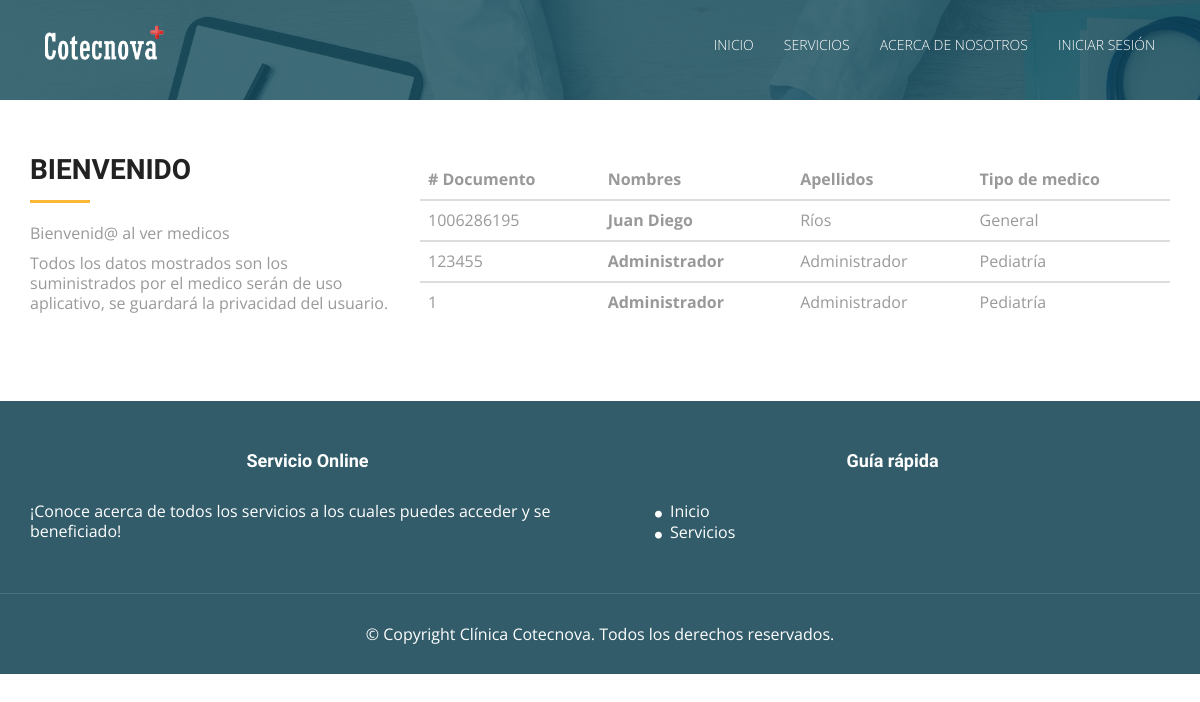
/ver_medico.php, run on the app's committed database.
### tables this page shows
CREATE TABLE IF NOT EXISTS `medicos` (
  `id_medico` int(11) NOT NULL COMMENT 'Clave primaria de la tabla medico',
  `numero_documento` varchar(30) NOT NULL COMMENT 'Numero de identificacion del documento de la persona',
  `nombre_completo` varchar(100) NOT NULL COMMENT 'nombre completo de la persona',
  `apellidos` varchar(100) NOT NULL COMMENT 'apellidos de la persona',
  `contrasena` varchar(150) NOT NULL COMMENT 'contraseña encriptadda por md5',
  `tipo_documento_id` int(11) NOT NULL,
  `estado_civil_id` int(11) NOT NULL,
  `tipos_medicos_id` int(11) NOT NULL,
  `tipo_Usuario_id` int(11) NOT NULL,
  `estado` int(11) NOT NULL COMMENT 'estado para ver si esta eliminado el usuario. 1. activo 2.inactivo'
);

CREATE TABLE IF NOT EXISTS `tipos_medicos` (
  `id_tipo_medico` int(11) NOT NULL,
  `nombre` varchar(50) NOT NULL
);

### Modelo/MySQL.php (called while the page is built, shortened)
<?php
class MySQL{
    private $hostname  = "127.0.0.1";
    private $user = "root";
    private $password = "";
    private $database = "clinica_cotecnova";
    private $conexion;
    public function conectar(){
        $this->conexion = mysqli_connect($this->hostname, $this->user, $this->password, $this->database);
    }
    public function efectuarConsulta($consulta){
        mysqli_query($this->conexion, "SET lc_time_names = 'es_ES'" );
        mysqli_query($this->conexion, "SET NAMES 'utf8'");
        mysqli_query($this->conexion, "SET CHARACTER 'utf8'");
       $this->resultadoConsulta = mysqli_query($this->conexion, $consulta);
        return $this->resultadoConsulta;
    }
}

### ver_medico.php (the view, shortened to what this page needs)
<!DOCTYPE html>
<html lang="en">
<head>
  <link rel="stylesheet" type="text/css" href="css/font-awesome.min.css">
  <link rel="stylesheet" type="text/css" href="css/bootstrap.min.css">
  <link rel="stylesheet" type="text/css" href="css/style.css">
  <link rel="stylesheet" type="text/css" href="css/style2.css">
</head>
<body id="myPage" data-spy="scroll" data-target=".navbar" data-offset="60">
  <div id="container">
  <?php
  include("header_index.php");
  ?>
  <?php
    require_once 'Modelo/MySQL.php';
    $mysql = new MySQL;
    $mysql->conectar();
    $consulta = $mysql->efectuarConsulta("SELECT clinica_cotecnova.medicos.numero_documento, clinica_cotecnova.medicos.nombre_completo, clinica_cotecnova.medicos.apellidos ,  clinica_cotecnova.tipos_medicos.nombre from medicos join tipos_medicos  on clinica_cotecnova.medicos.tipos_medicos_id = clinica_cotecnova.tipos_medicos.id_tipo_medico");
    ?>
  </div>
  <section id="service" class="section-padding">
    <div class="container">
      <div class="row">
        <div class="col-md-4 col-sm-4">
          <h2 class="ser-title">Bienvenido</h2>
          <hr class="botm-line">
          <p>Bienvenid@ al ver medicos</p>
          <p>Todos los datos mostrados son los suministrados por el medico ser&aacute;n de uso aplicativo, se guardar&aacute; la privacidad del usuario.</p>
        </div>
        <div class="col-md-8 col-sm-8">
          <div class="card">
            <div class="card-body">
              <form class="form-horizontal form-material">
              <table class="table table-hover">
                  <thead>
                    <tr>
                      <th scope="col"># Documento</th>
                      <th scope="col">Nombres</th>
                      <th scope="col">Apellidos</th>
                      <th scope="col">Tipo de medico</th>
                    </tr>
                  </thead>
                  <?php
                    while ($resultado= mysqli_fetch_assoc($consulta)){
                  ?>
                  <tbody>
                    <tr>
                      <td><?php echo $resultado['numero_documento'] ?></td>
                      <th scope="row"><?php echo $resultado['nombre_completo'] ?></th>
                      <td><?php echo $resultado['apellidos'] ?></td>
                      <td><?php echo $resultado['nombre'] ?></td>
                    </tr>
                  </tbody>
                  <?php
                    }
                  ?>
                </table>
              </form>
            </div>
          </div>
        </div>
      </div>
    </div>
  </section>
  <div id="footer">
  <?php
  include("footer.php");
  ?>
  </div>
</body>
</html>

### data on the page
medicos: numero_documento "1006286195", nombre_completo "Juan Diego", apellidos "Ríos", tipos_medicos.nombre "General"
medicos: numero_documento "123455", nombre_completo "Administrador", apellidos "Administrador", tipos_medicos.nombre "Pediatría"
medicos: numero_documento "1", nombre_completo "Administrador", apellidos "Administrador", tipos_medicos.nombre "Pediatría"
